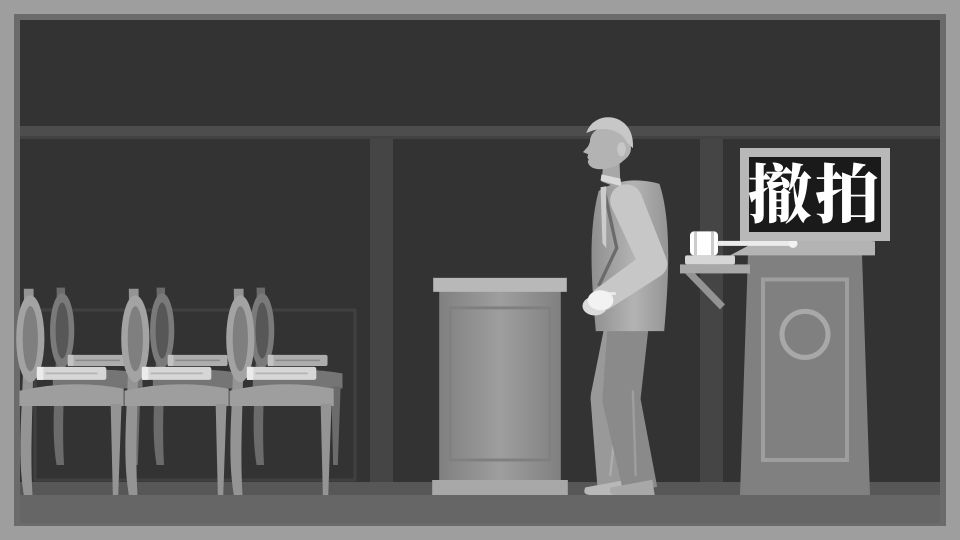
#> input picture episodes/45-mashou/style/v3/src/hm_2007.png, 1920 x 1080 px (shown at 1/2 size)
$ python handover_comp.py hm_2007.png ho_L1.png out.png
#> lines starting #> are read from the running program, lines starting #| are printed output that depends on the picture
#!/usr/bin/env python3
"""L1 → L3 hand-over still: the 1860 stage sets into bronze behind the looter. Left of a drifting seam the stage is already
a cast relief (raking lamp, upper-left); at the seam the metal is still hot (a copper glow cooling leftwards) under a band
of smoke; right of it the L1 fire world still runs, with the looter carrying you out of frame.
usage: handover_comp.py ho_L1.png ho_rel.png out.png"""
import sys
import numpy as np
from PIL import Image
from scipy import ndimage as nd
A = np.asarray(Image.open(sys.argv[1]).convert('RGB'), dtype=np.float32)
B = np.asarray(Image.open(sys.argv[2]).convert('RGB'), dtype=np.float32)
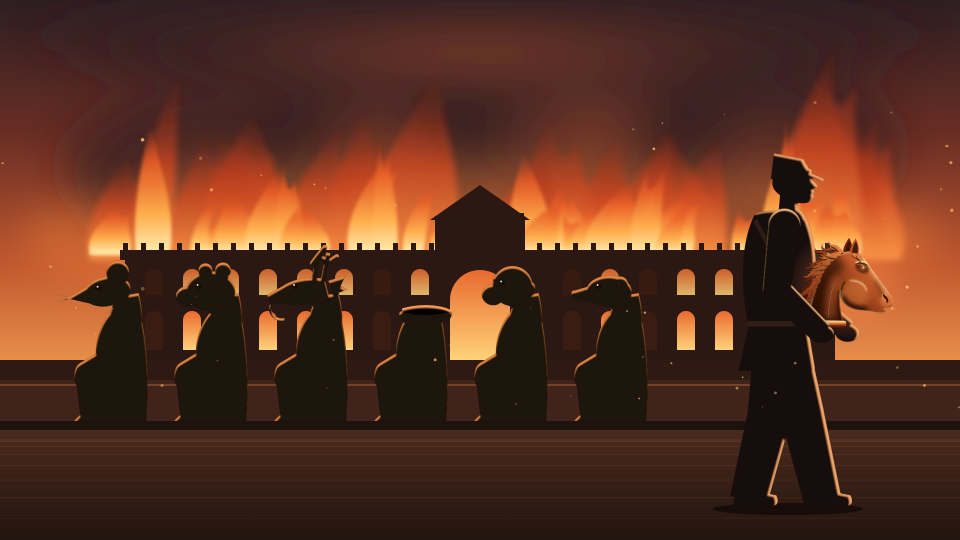
#> input picture episodes/45-mashou/style/v3/src/ho_L1.png, 1920 x 1080 px (shown at 1/2 size)
H, W, _ = A.shape
#> H = 1080; W = 1920
yy, xx = np.mgrid[0:H, 0:W].astype(np.float32)
rng = np.random.default_rng(3)
def fbm(scale, oct=4, seed=0):
#> called with scale = 40, oct = 3, seed = 5
    r = np.random.default_rng(seed); out = np.zeros((H, W), np.float32); amp = 1.0
    for o in range(oct):
        n = nd.gaussian_filter(r.standard_normal((H, W)).astype(np.float32), scale / (2 ** o)); n /= n.std() + 1e-6
        out += amp * n; amp *= 0.5
#> after the loop, amp = 0.125
    return out / 1.9
seam = 1240 + 60 * np.sin(yy / 130 + 1.2) + 26 * fbm(40, 3, 5)
d = xx - seam                                  # < 0: relief side
m = np.clip(0.5 - d / 70, 0, 1)                # 1 = relief
out = B * m[..., None] + A * (1 - m[..., None])
#> out: shape (1080, 1920, 3) float32
# hot metal: the newest-cast strip still glows copper, cooling leftwards (stronger in the recesses)
lumB = B @ np.array([0.299, 0.587, 0.114])
heat = np.clip(1 + d / 340, 0, 1) ** 1.6 * m
glow = np.array([255, 120, 50], np.float32)
#> glow = [255, 120, 50]
out = out * (1 - 0.55 * heat[..., None]) + (glow * (0.35 + 0.65 * (1 - lumB / 255.0))[..., None]) * 0.85 * heat[..., None] + B * 0.25 * heat[..., None]
edge = np.exp(-((d + 14) / 10) ** 2) * (0.6 + 0.4 * np.clip(fbm(12, 2, 9), -1, 1))
#> call 2 of fbm, with scale = 12, oct = 2, seed = 9
#> after the loop in fbm (call 2), `for o in range(oct):`:
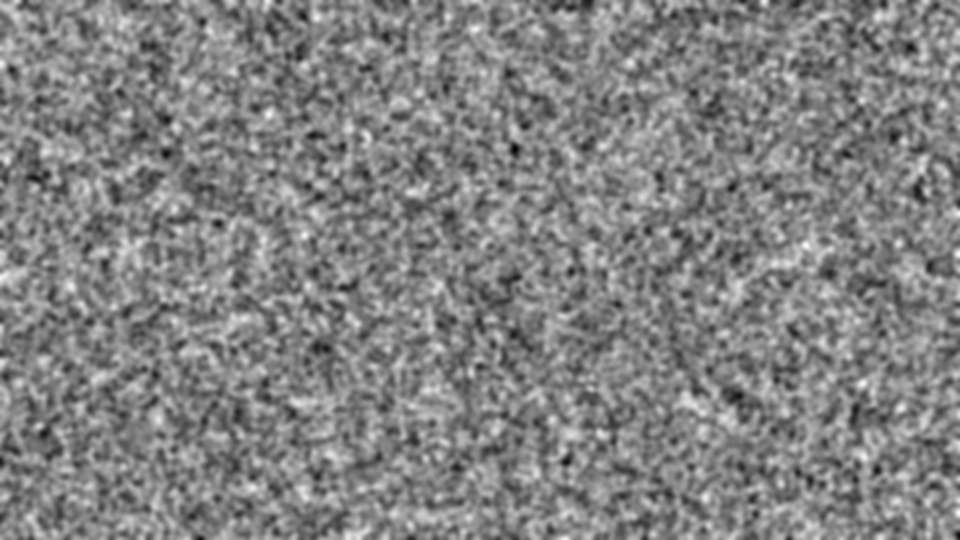
#> n: shape (1080, 1920) float32 (shown at 1/2 size); min -4.29, max 4.17, mean 0.0397; drawn with min black and max white
#> after the loop in fbm (call 2), `for o in range(oct):`:
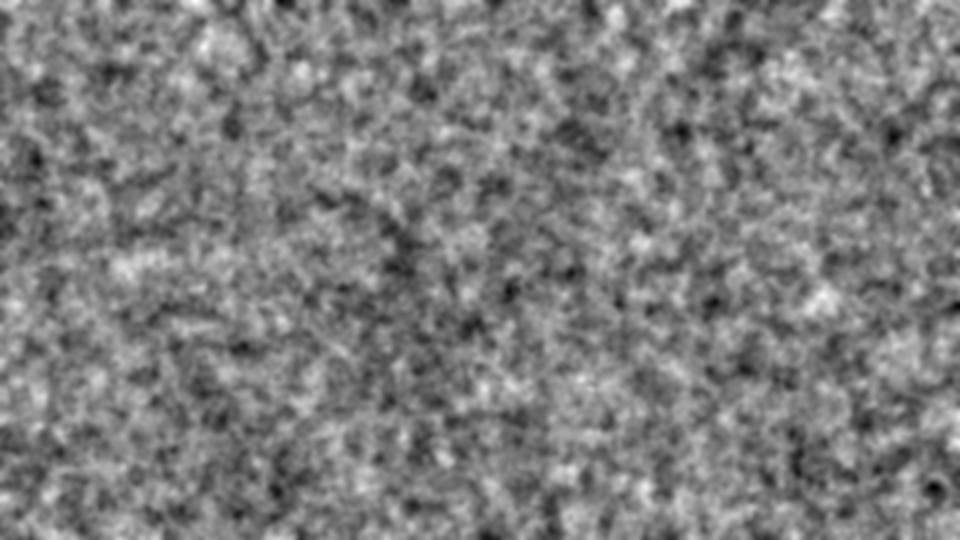
#> out: shape (1080, 1920) float32 (shown at 1/2 size); min -4.82, max 4.93, mean -0.03; drawn with min black and max white
out += edge[..., None] * np.array([255, 170, 90], np.float32) * 0.55
#> out: shape (1080, 1920, 3) float64
# smoke band riding the seam (lit by the fire on its right flank)
sm = np.clip(0.55 + 0.6 * fbm(28, 4, 11), 0, 1) * np.exp(-((d - 30) / 120) ** 2) * np.clip((yy - 120) / 300, 0, 1)
#> call 3 of fbm, with scale = 28, oct = 4, seed = 11
#> after the loop in fbm (call 3), `for o in range(oct):`:
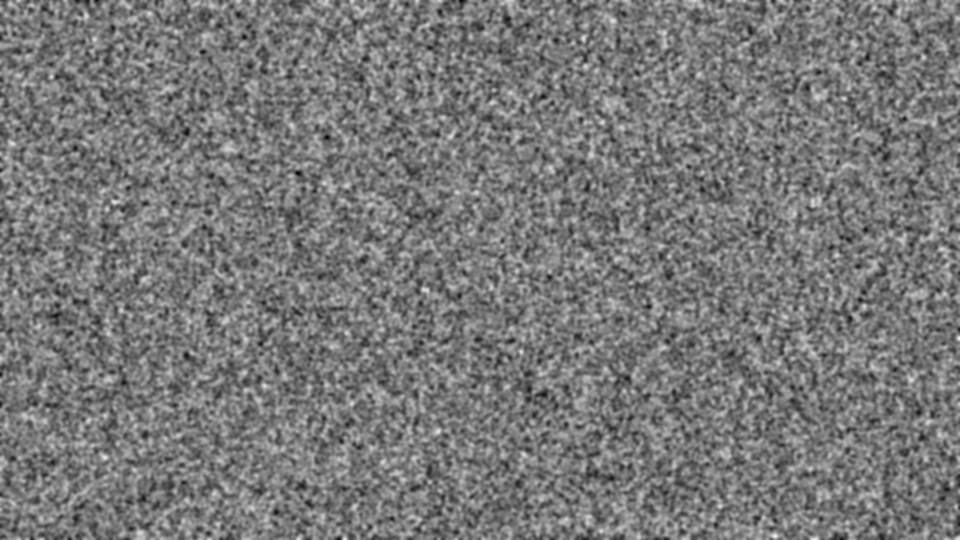
#> n: shape (1080, 1920) float32 (shown at 1/2 size); min -4.56, max 5.06, mean -0.00502; drawn with min black and max white
#> after the loop in fbm (call 3), `for o in range(oct):`:
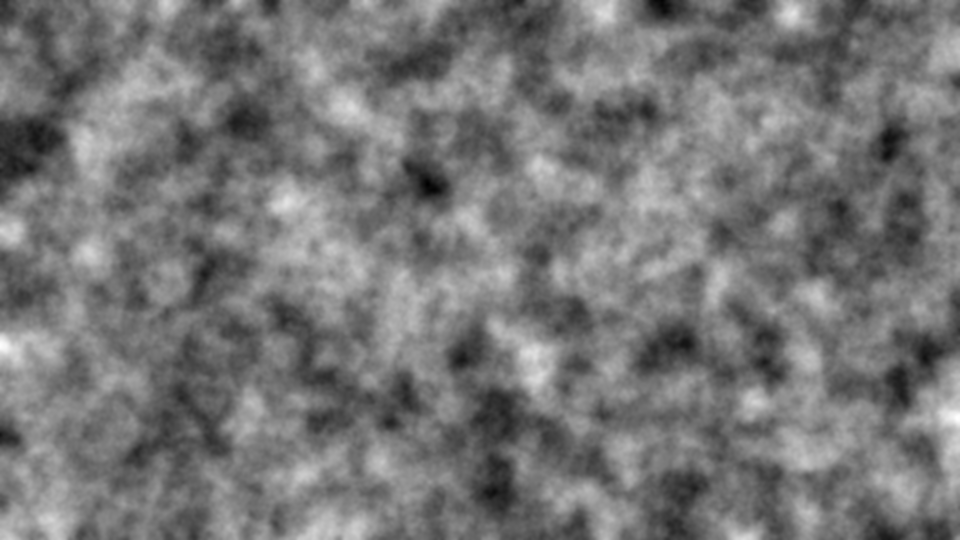
#> out: shape (1080, 1920) float32 (shown at 1/2 size); min -4.16, max 4.98, mean 0.0769; drawn with min black and max white
smoke = np.array([58, 40, 36], np.float32) + np.clip(d / 160, 0, 1)[..., None] * np.array([110, 50, 20], np.float32)
out = out * (1 - 0.8 * sm[..., None]) + smoke * 0.8 * sm[..., None]
#> out: shape (1080, 1920, 3) float64
# embers drifting over the seam, settling as dull specks on the relief
for i in range(70):
    x = 1050 + rng.random() * 420; y = 160 + rng.random() * 760; r = 1 + rng.random() * 2.2
    hot = np.clip((x - 1100) / 260, 0.15, 1)
    msk = np.exp(-(((xx - x) ** 2 + (yy - y) ** 2) / (r * r)))
    out += msk[..., None] * np.array([255, 190, 110]) * hot * 0.9
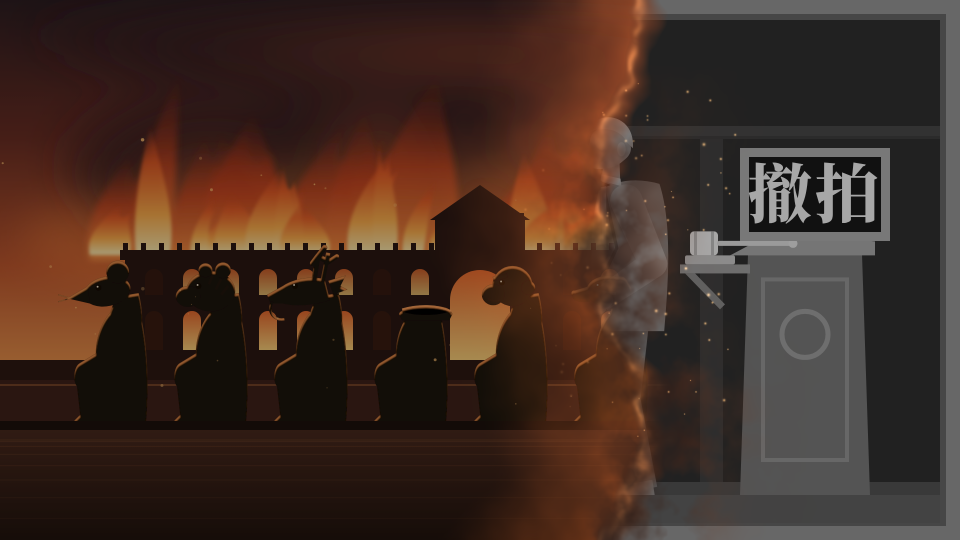
#> out: shape (1080, 1920, 3) float64 (shown at 1/2 size); mean R, G, B 100.3, 68.4, 54.5; drawn with min black and max white
Image.fromarray(np.clip(out, 0, 255).astype(np.uint8)).save(sys.argv[3]); print(sys.argv[3])
#> after `Image.fromarray(np.clip(out, 0, 255).astype(np.uint8)).save(sys.argv[3`:
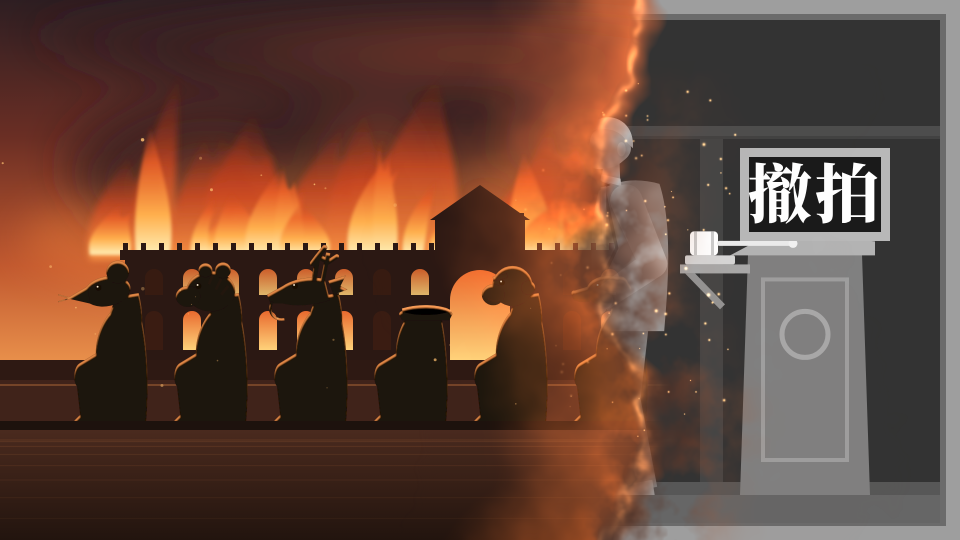
#> saved as out.png: PIL image 1920x1080 RGB (shown at 1/2 size); mean R, G, B 100.1, 68.1, 54.3
#| out.png
